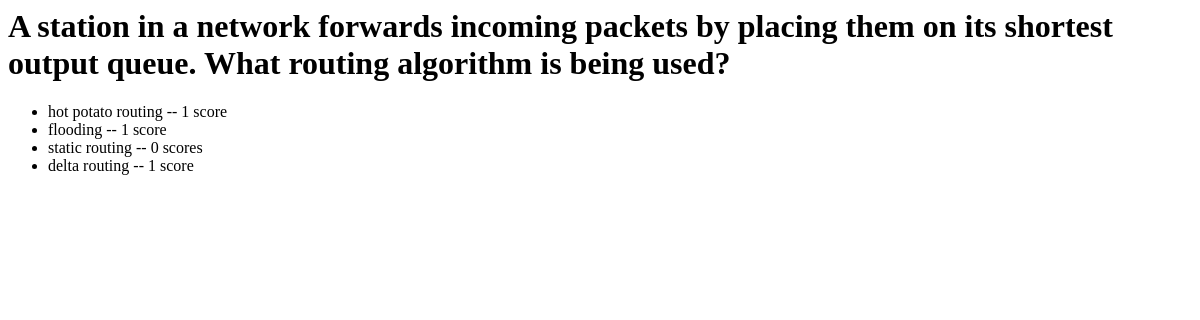
The app's page /quiz/2/results/, older data.
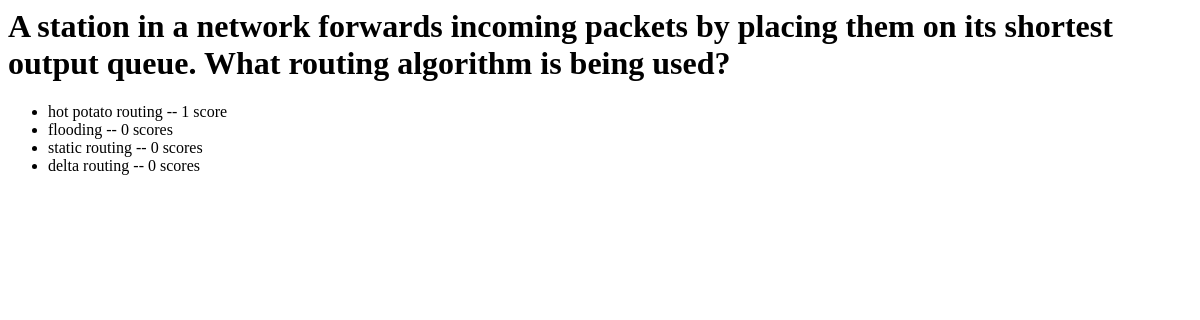
The same page, newer data.
### quiz/models.py (models this page shows, shortened)
class Question(models.Model):
    question_text = models.CharField(max_length=200)

class Choice(models.Model):
    choice_text = models.CharField(max_length=200)
    is_correct = models.BooleanField(default=False)
    question = models.ForeignKey(Question)
    score = models.IntegerField(default=0)

### quiz/views.py (the view)
# urls.py: url(r'^(?P<pk>\d+)/results/$', views.ResultsView.as_view(), name='results'),
class ResultsView(generic.DetailView):
    model = Question
    template_name = 'quiz/results.html'

### templates/quiz/results.html
<h1>{{ question.question_text }}</h1>
<ul>
{% for choice in question.choice_set.all %}
    <li>{{ choice.choice_text }} -- {{ choice.score }} score{{ choice.score|pluralize }}</li>
{% endfor %}
</ul>

Row changes from the older to the newer data that the page shows:
changed Choice "flooding": score "1" → "0"
changed Choice "delta routing": score "1" → "0"
